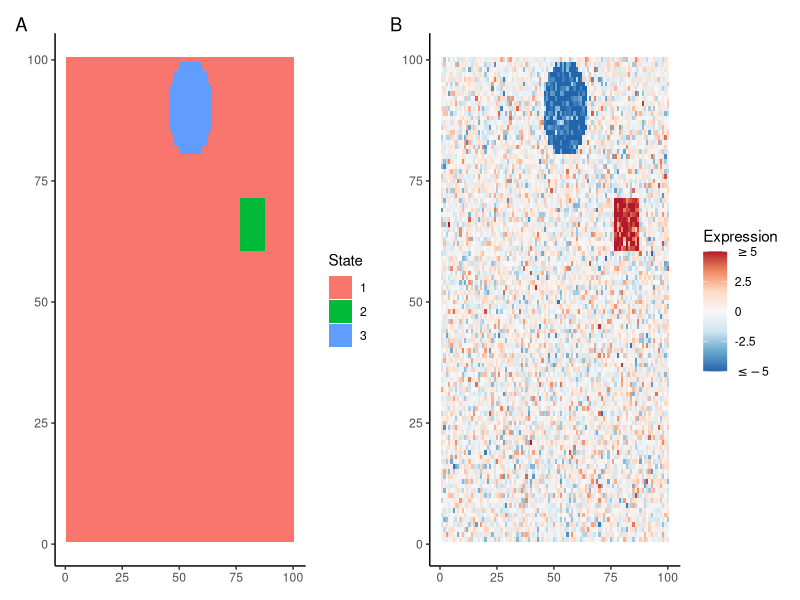

Reproduce this figure in R. (Note: this script raises an error after producing the figure.)
library(tidyverse)
library(patchwork)
set.seed(101)

#Generate truth
df = expand.grid(x = 1:100, y = 1:100)
df$z = 1

rect_center = sample(10:90, 2, replace = T)
df$z[df$x %in% seq(rect_center[1] - 5, rect_center[1]+5) & df$y %in% seq(rect_center[2] - 5, rect_center[2]+5)] = 2

circ_center = sample(10:90, 2, replace = T)
r = 10 #radius
s = seq(0,r) #sagitta
l = sqrt(2*(r-s)*r-(r-s)^2) #half chord length
for (i in s){
  df$z[(df$x %in% c(circ_center[1] + c(i, -i))) & 
         (df$y > circ_center[2] - l[i+1]) & 
         (df$y < circ_center[2] + l[i+1])] = 3
}

#Plot truth
p1 = ggplot(df, aes(x,y,fill = factor(z))) + 
  geom_tile() +
  #scale_fill_manual(values = c("#f6f6f6", "#b2182b", "#2166ac")) +
  theme_classic() +
  labs(fill = "State", x = NULL, y = NULL)

#Generate simulated expression
set.seed(101)  
mu2 = 5
mu3 = -5
lambda = 0.5
df$Y = rnorm(n = nrow(df), 
             mean = (df$z==2)*mu2 + (df$z==3)*mu3, 
             sd = 1/sqrt(lambda))

#Plots
p2 = ggplot(df, aes(x,y,fill = ifelse(Y>5, 5, ifelse(Y< -5,-5, Y)))) + 
  geom_tile() +
  scale_fill_distiller(palette = "RdBu", labels = c(expression(""<= -5), seq(-2.5, 2.5, 2.5), expression("">=5)))+
  theme_classic()+
  labs(fill = "Expression", x = NULL, y = NULL)

p1+p2 + plot_annotation(tag_levels = "A")

#Run mcmc

df_sim_gamma1 = run_mcmc_potts(df = df, gamma = 1, q = 3)
df_sim_gamma2 = run_mcmc_potts(df = df, gamma = 2, q = 3)
df_sim_gamma3 = run_mcmc_potts(df = df, gamma = 3, q = 3)
df_sim_gamma4 = run_mcmc_potts(df = df, gamma = 4, q = 3)
df_sim_gamma6 = run_mcmc_potts(df = df, gamma = 6, q = 3)

 #Plot mcmc states
df$z_gamma1 = apply(df_sim_gamma1[-(1:100),-(1:5)], 2, Mode)
df$z_gamma1_alpha = pmax(colMeans(df_sim_gamma1[-(1:100),-(1:5)]==1),
                         colMeans(df_sim_gamma1[-(1:100),-(1:5)]==2),
                         colMeans(df_sim_gamma1[-(1:100),-(1:5)]==3))

df$z_gamma2 = apply(df_sim_gamma2[-(1:100),-(1:5)], 2, Mode)
df$z_gamma2_alpha = pmax(colMeans(df_sim_gamma2[-(1:100),-(1:5)]==1),
                         colMeans(df_sim_gamma2[-(1:100),-(1:5)]==2),
                         colMeans(df_sim_gamma2[-(1:100),-(1:5)]==3))
df$z_gamma3 = apply(df_sim_gamma3[-(1:100),-(1:5)], 2, Mode)
df$z_gamma3_alpha = pmax(colMeans(df_sim_gamma3[-(1:100),-(1:5)]==1),
                         colMeans(df_sim_gamma3[-(1:100),-(1:5)]==2),
                         colMeans(df_sim_gamma3[-(1:100),-(1:5)]==3))
df$z_gamma4 = apply(df_sim_gamma4[-(1:100),-(1:5)], 2, Mode)
df$z_gamma4_alpha = pmax(colMeans(df_sim_gamma4[-(1:100),-(1:5)]==1),
                         colMeans(df_sim_gamma4[-(1:100),-(1:5)]==2),
                         colMeans(df_sim_gamma4[-(1:100),-(1:5)]==3))
df$z_gamma6 = apply(df_sim_gamma6[-(1:100),-(1:5)], 2, Mode)
df$z_gamma6_alpha = pmax(colMeans(df_sim_gamma6[-(1:100),-(1:5)]==1),
                         colMeans(df_sim_gamma6[-(1:100),-(1:5)]==2),
                         colMeans(df_sim_gamma6[-(1:100),-(1:5)]==3))

potts1 = ggplot(df, aes(x, y)) +
  geom_tile(aes(fill = factor(z_gamma1), alpha = z_gamma1_alpha)) +
  labs(fill = "State", alpha = "Proportion", x = NULL, y = NULL) +
  guides(alpha = F) + 
  scale_alpha_continuous(limits = c(0,1), breaks = seq(0.3,1,0.1), range = c(0,1))+
  theme_classic()
potts2 = ggplot(df, aes(x, y)) +
  geom_tile(aes(fill = factor(z_gamma2), alpha = z_gamma2_alpha)) +
  labs(fill = "State", alpha = "Proportion", x = NULL, y = NULL) +
  guides(alpha = F) + 
  scale_alpha_continuous(limits = c(0,1), breaks = seq(0.3,1,0.1), range = c(0,1))+
  theme_classic()
potts3 = ggplot(df, aes(x, y)) +
  geom_tile(aes(fill = factor(z_gamma3), alpha = z_gamma3_alpha)) +
  labs(fill = "State", alpha = "Proportion", x = NULL, y = NULL) +
  guides(alpha = F) + 
  scale_alpha_continuous(limits = c(0,1), breaks = seq(0.3,1,0.1), range = c(0,1))+
  theme_classic()
potts4 = ggplot(df, aes(x, y)) +
  geom_tile(aes(fill = factor(z_gamma4), alpha = z_gamma4_alpha)) +
  labs(fill = "State", alpha = "Proportion", x = NULL, y = NULL) +
  guides(alpha = F) + 
  scale_alpha_continuous(limits = c(0,1), breaks = seq(0.3,1,0.1), range = c(0,1))+
  theme_classic()

(potts1 + potts2)/(potts3+potts4)+
  plot_layout(guides = 'collect')+
  plot_annotation(tag_levels = "A")

#Calculate MLEs
reg1 = lm(data = df, Y~factor(z))
mu1_mle = sum(reg1$coefficients[c(1)])
mu2_mle = sum(reg1$coefficients[c(1,2)])
mu3_mle = sum(reg1$coefficients[c(1,3)])
lambda_mle = 1/summary(reg1)$sigma^2

#Trace plots
#mu1
mu1_1 = ggplot(as_tibble(df_sim_gamma1[-(1:100),]), aes(x = i, y = mu2)) + geom_line() +
  theme_classic() +
  labs(x = NULL, y = expression(mu[1])) + 
  geom_hline(yintercept = 0, color = "red") +
  geom_hline(yintercept = mu1_mle, color = "blue") +
  coord_cartesian(ylim = c(-0.1, 0.7))
mu1_2 = ggplot(as_tibble(df_sim_gamma2[-(1:100),]), aes(x = i, y = mu1)) + geom_line() +
  theme_classic() +
  labs(x = NULL, y = expression(mu[1])) + 
  geom_hline(yintercept = 0, color = "red") +
  geom_hline(yintercept = mu1_mle, color = "blue") +
  coord_cartesian(ylim = c(-0.1, 0.7))
mu1_3 = ggplot(as_tibble(df_sim_gamma3[-(1:100),]), aes(x = i, y = mu1)) + geom_line() +
  theme_classic() +
  labs(x = NULL, y = expression(mu[1])) + 
  geom_hline(yintercept = 0, color = "red") +
  geom_hline(yintercept = mu1_mle, color = "blue") +
  coord_cartesian(ylim = c(-0.1, 0.7))
mu1_4 = ggplot(as_tibble(df_sim_gamma4[-(1:100),]), aes(x = i, y = mu1)) + geom_line() +
  theme_classic() +
  labs(x = NULL, y = expression(mu[1])) + 
  geom_hline(yintercept = 0, color = "red") +
  geom_hline(yintercept = mu1_mle, color = "blue") +
  coord_cartesian(ylim = c(-0.1, 0.7))

#mu2
mu2_1 = ggplot(as_tibble(df_sim_gamma1[-(1:100),]), aes(x = i, y = mu1)) + geom_line() +
  theme_classic() +
  labs(x = NULL, y = expression(mu[2])) + 
  geom_hline(yintercept = 5, color = "red") +
  geom_hline(yintercept = mu2_mle, color = "blue") +
  coord_cartesian(ylim = c(0, 5.5))
mu2_2 = ggplot(as_tibble(df_sim_gamma2[-(1:100),]), aes(x = i, y = mu2)) + geom_line() +
  theme_classic() +
  labs(x = NULL, y = expression(mu[2])) + 
  geom_hline(yintercept = 5, color = "red") +
  geom_hline(yintercept = mu2_mle, color = "blue") +
  coord_cartesian(ylim = c(0, 5.5))
mu2_3 = ggplot(as_tibble(df_sim_gamma3[-(1:100),]), aes(x = i, y = mu2)) + geom_line() +
  theme_classic() +
  labs(x = NULL, y = expression(mu[2])) + 
  geom_hline(yintercept = 5, color = "red") +
  geom_hline(yintercept = mu2_mle, color = "blue") +
  coord_cartesian(ylim = c(0, 5.5))
mu2_4 = ggplot(as_tibble(df_sim_gamma4[-(1:100),]), aes(x = i, y = mu2)) + geom_line() +
  theme_classic() +
  labs(x = NULL, y = expression(mu[2])) + 
  geom_hline(yintercept = 5, color = "red") +
  geom_hline(yintercept = mu2_mle, color = "blue") +
  coord_cartesian(ylim = c(0, 5.5))

#mu3
mu3_1 = ggplot(as_tibble(df_sim_gamma1[-(1:100),]), aes(x = i, y = mu3)) + geom_line() +
  theme_classic() +
  labs(x = NULL, y = expression(mu[3])) + 
  geom_hline(yintercept = -5, color = "red") +
  geom_hline(yintercept = mu3_mle, color = "blue") +
  coord_cartesian(ylim = c(-5.3, -0.9))
mu3_2 = ggplot(as_tibble(df_sim_gamma2[-(1:100),]), aes(x = i, y = mu3)) + geom_line() +
  theme_classic() +
  labs(x = NULL, y = expression(mu[3])) + 
  geom_hline(yintercept = -5, color = "red") +
  geom_hline(yintercept = mu3_mle, color = "blue") +
  coord_cartesian(ylim = c(-5.3, -0.9))
mu3_3 = ggplot(as_tibble(df_sim_gamma3[-(1:100),]), aes(x = i, y = mu3)) + geom_line() +
  theme_classic() +
  labs(x = NULL, y = expression(mu[3])) + 
  geom_hline(yintercept = -5, color = "red") +
  geom_hline(yintercept = mu3_mle, color = "blue") +
  coord_cartesian(ylim = c(-5.3, -0.9))
mu3_4 = ggplot(as_tibble(df_sim_gamma4[-(1:100),]), aes(x = i, y = mu3)) + geom_line() +
  theme_classic() +
  labs(x = NULL, y = expression(mu[3])) + 
  geom_hline(yintercept = -5, color = "red") +
  geom_hline(yintercept = mu3_mle, color = "blue") +
  coord_cartesian(ylim = c(-5.3, -0.9))
#lambda
lambda_1 = ggplot(as_tibble(df_sim_gamma1[-(1:100),]), aes(x = i, y = lambda)) + geom_line() +
  theme_classic() +
  labs(x = NULL, y = expression(lambda)) + 
  geom_hline(yintercept = 0.5, color = "red") +
  geom_hline(yintercept = lambda_mle, color = "blue") +
  coord_cartesian(ylim = c(0.35, 0.6))
lambda_2 = ggplot(as_tibble(df_sim_gamma2[-(1:100),]), aes(x = i, y = lambda)) + geom_line() +
  theme_classic() +
  labs(x = NULL, y = expression(lambda)) + 
  geom_hline(yintercept = 0.5, color = "red") +
  geom_hline(yintercept = lambda_mle, color = "blue") +
  coord_cartesian(ylim = c(0.35, 0.6))
lambda_3 = ggplot(as_tibble(df_sim_gamma3[-(1:100),]), aes(x = i, y = lambda)) + geom_line() +
  theme_classic() +
  labs(x = NULL, y = expression(lambda)) + 
  geom_hline(yintercept = 0.5, color = "red") +
  geom_hline(yintercept = lambda_mle, color = "blue") +
  coord_cartesian(ylim = c(0.35, 0.6))
lambda_4 = ggplot(as_tibble(df_sim_gamma4[-(1:100),]), aes(x = i, y = lambda)) + geom_line() +
  theme_classic() +
  labs(x = NULL, y = expression(lambda)) + 
  geom_hline(yintercept = 0.5, color = "red") +
  geom_hline(yintercept = lambda_mle, color = "blue") +
  coord_cartesian(ylim = c(0.35, 0.6))

(mu1_1|mu1_2|mu1_3|mu1_4) /
  (mu2_1|mu2_2|mu2_3|mu2_4) +
  (mu3_1|mu3_2|mu3_3|mu3_4) +
  (lambda_1|lambda_2|lambda_3|lambda_4) +
  plot_annotation(tag_levels = "A")


